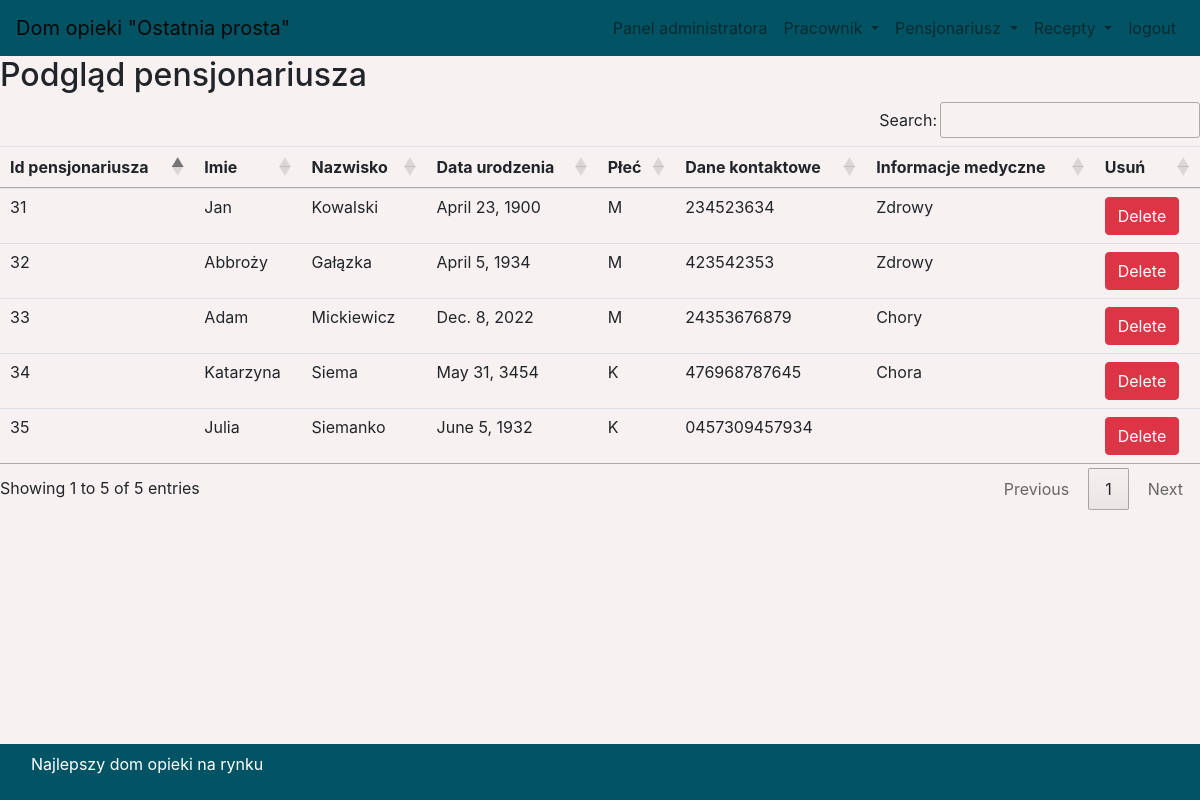
Screenshot of /podglad_pensjonariusza/ (signed in) with the database file from the repository.
### dom/models.py (models this page shows, shortened)
class Pensjonariusz(models.Model):
    imie = models.CharField(max_length=20)
    nazwisko = models.CharField(max_length=50)
    data_urodzenia = models.DateField()
    plec = models.CharField(max_length=10)
    dane_kontaktowe = models.TextField(max_length=50, null=True)
    informacje_medyczne = models.CharField(max_length=255)

### dom/views.py (the view)
# urls.py: path('podglad_pensjonariusza/', Podglad_pensjonariusza, name='podglad_pensjonariusza'),
def Podglad_pensjonariusza(request):
    if not request.user.is_staff:
        return redirect('login')
    doc = Pensjonariusz.objects.all()
    d = {'doc': doc}
    return render(request, 'podglad_pensjonariusza.html', d)

### dom/templates/podglad_pensjonariusza.html (shortened to what this page needs)
{% include 'bazowa.html' %}
{% include 'nawigacja.html' %}
{% block content %}
<div>
  <h2>Podgląd pensjonariusza</h2>
  <table id="example" class="table table-hover">
    <thead>
    <tr>
      <th>Id pensjonariusza</th>
      <th>Imie</th>
      <th>Nazwisko</th>
      <th>Data urodzenia</th>
      <th>Płeć</th>
      <th>Dane kontaktowe</th>
      <th>Informacje medyczne</th>
      <th>Usuń</th>
    </tr>
    </thead>
    <tbody>
      {% for i in doc %}
      <tr>
        <td>{{i.id}}</td>
        <td>{{i.imie}}</td>
        <td>{{i.nazwisko}}</td>
        <td>{{i.data_urodzenia}}</td>
        <td>{{i.plec}}</td>
        <td>{{i.dane_kontaktowe}}</td>
        <td>{{i.informacje_medyczne}}</td>
        <td><a href="{% url 'usun_pensjonariusza' i.id %}" onclick="return confirm('Jesteś pewien?')" class="btn btn-danger">Delete</a></td>
      </tr>
      {% endfor %}
    </tbody>
  </table>
</div>
{% endblock content %}
{% include 'stopka.html' %}

### static/css/mystyle.css (style rules this page uses)
body { background-color: #F8F1F1; }

### dom/templates/bazowa.html (style rules this page uses)
body { background-color: #F8F1F1; }

### rows the page displays
Pensjonariusz: id "31", imie "Jan", nazwisko "Kowalski", data_urodzenia "April 23, 1900", plec "M", dane_kontaktowe "234523634", informacje_medyczne "Zdrowy"
Pensjonariusz: id "32", imie "Abbroży", nazwisko "Gałązka", data_urodzenia "April 5, 1934", plec "M", dane_kontaktowe "423542353", informacje_medyczne "Zdrowy"
Pensjonariusz: id "33", imie "Adam", nazwisko "Mickiewicz", data_urodzenia "Dec. 8, 2022", plec "M", dane_kontaktowe "24353676879", informacje_medyczne "Chory"
Pensjonariusz: id "34", imie "Katarzyna", nazwisko "Siema", data_urodzenia "May 31, 3454", plec "K", dane_kontaktowe "476968787645", informacje_medyczne "Chora"
Pensjonariusz: id "35", imie "Julia", nazwisko "Siemanko", data_urodzenia "June 5, 1932", plec "K", dane_kontaktowe "0457309457934"
